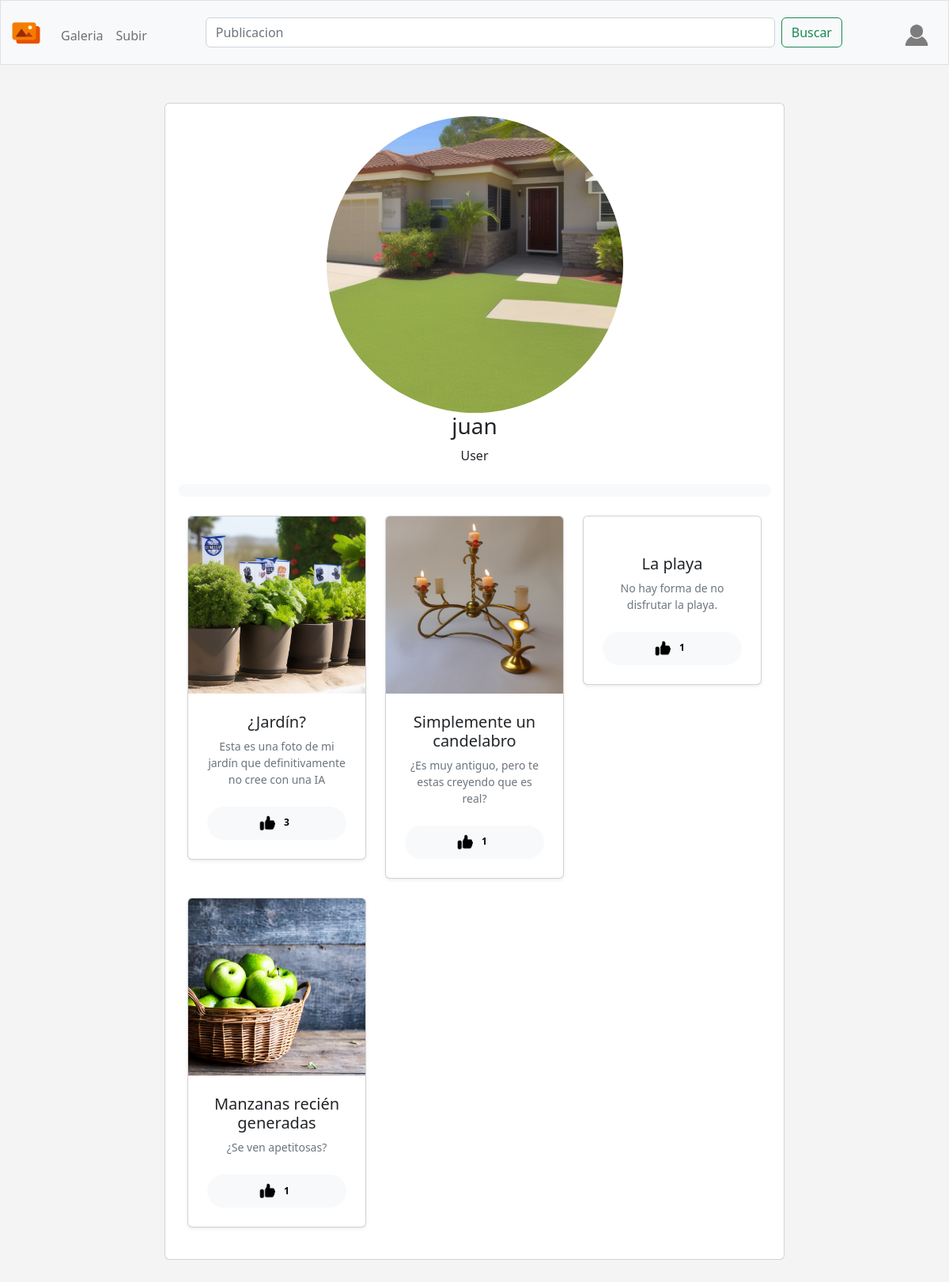
Page /profile?perfil=1 (signed in) on the committed database.
### tables this page shows
CREATE TABLE 'users' ('id' INTEGER PRIMARY KEY AUTOINCREMENT NOT NULL, 'username' TEXT NOT NULL, 'hash' TEXT NOT NULL, 'profile' TEXT NOT NULL DEFAULT '/static/profile/default-profile.png', 'correo' TEXT NOT NULL DEFAULT 'person@example.com');

CREATE TABLE 'public' ('id' INTEGER PRIMARY KEY AUTOINCREMENT NOT NULL, 'user_id' INTEGER NOT NULL, 'title' TEXT NOT NULL, 'ruta' TEXT NOT NULL, 'description' TEXT NOT NULL DEFAULT 'Un pajaro', 'privacidad' TEXT NOT NULL DEFAULT 'public', 'likes' INTEGER NOT NULL DEFAULT 0);

### app.py (the view)
@app.route("/profile")
@login_required
def profile():
    user_id = session["user_id"]
    perfil_id = request.args.get('perfil')
    if perfil_id:
        publicaciones_db = db.execute(
            "SELECT  public.likes ,public.id, public.user_id, public.title, public.ruta, public.description, users.username, users.profile FROM public  INNER JOIN users ON public.user_id = users.id WHERE public.user_id = ?", perfil_id
        )
        perfil_db = db.execute(
            "SELECT * FROM users WHERE id = ?", perfil_id)
        return render_template("profilePublic.html", p=perfil_db , galeria=publicaciones_db)
    else:
        perfil_db = db.execute(
            "SELECT * FROM users WHERE id = ?", user_id)
        return render_template("profile.html", p=perfil_db)

### app.py (called while the page is built)
@app.after_request
def after_request(response):
    response.headers["Cache-Control"] = "no-cache, no-store, must-revalidate"
    response.headers["Expires"] = 0
    response.headers["Pragma"] = "no-cache"
    return response

### mark.py (called while the page is built)
def login_required(f):
    @wraps(f)
    def decorated_function(*args, **kwargs):
        if session.get("user_id") is None:
            return redirect("/login")
        return f(*args, **kwargs)
    return decorated_function

### templates/profilePublic.html (shortened to what this page needs)
{% extends "layout.html" %}
{% block main %}
{% for p2 in p %}
<div class="padding abs-center">
  <div class="col-md-8">
    <div class="card">
      <div class="card-body little-profile text-center">
        <div class="pro-img profile-userpic"><img class="img-responsive" src='{{ p2["profile"] }}' alt="user"></div>
        <h3 class="m-b-0">{{ p2["username"] }}</h3>
        <p>User</p>
        <div class=" mb-4 d-flex align-items-center justify-content-between rounded-pill bg-light px-3 py-2 mt-4"></div>
        <div class="container-fluid">
          <div class="row">
            {% for public in galeria %}
            <div class="col-lg-4 mb-4">
              <div class="bg-white rounded shadow-sm img-fluid card">
                <a href='/image?public={{ public["id"] }}'><img src='{{ public["ruta"] }}' alt=""
                    class="img-fluid card-img-top"></a>
                <div class="p-4">
                  <h5> <a href='/image?public={{ public["id"] }}' class="text-dark">{{ public["title"] }}</a></h5>
                  <p class="small text-muted mb-0">{{ public["description"] }}</p>
                  <div class="d-flex align-items-center justify-content-between rounded-pill bg-light px-3 py-2 mt-4">
                    <p class="small mb-0">
                    <div class="row align-items-center">
                      <div class="col">
                        <img class="btn-md perfil2" src='/static/on.png'
                            alt=""><span class="badge text-bg-light rounded-pill align-text-bottom">{{
                            public['likes']}}</span>
                      </div>
                    </div>
                    </p>
                  </div>
                </div>
              </div>
            </div>
            {% endfor %}
          </div>
        </div>
      </div>
    </div>
  </div>
</div>
{% endfor %}
{% endblock %}

### templates/layout.html (shortened to what this page needs)
<!DOCTYPE html>
<html lang="en">
<head>
    <link href="https://cdn.jsdelivr.net/npm/bootstrap@5.2.3/dist/css/bootstrap.min.css" rel="stylesheet"
>
    <link href="/static/styles.css" rel="stylesheet">
</head>
<body>
    {% if session["user_id"] %}
    <nav class="bg-light border navbar navbar-expand-md navbar-ligth">
        <div class="container-fluid">
            <a class="navbar-brand" href="/">
                <img src="/static/layout.ico" alt="Bird" width="40" height="38">
            </a>
            <div class="collapse navbar-collapse" id="navbar">
                <ul class="navbar-nav me-auto mt-2">
                    <li class="nav-item"><a class="nav-link" href="/galeria">Galeria</a></li>
                    <li class="nav-item"><a class="nav-link" href="/save">Subir</a></li>
                </ul>
                <form action="/search" method="post" class="d-flex " role="search">
                    <input class="form-control me-2 busca" type="search" placeholder="Publicacion"
                        aria-label="Search" name="search">
                    <button class="btn btn-outline-success" type="submit">Buscar</button>
                </form>
                <ul class="navbar-nav ms-auto mt-2">
                    <li class="nav-item"><a class="nav-link" href="/profile">
                            <img class="btn-md" src="/static/profile/default-profile.png" alt=""
                                style="border-radius:50%;" width="40" height="40">
                        </a></li>
                </ul>
            </div>
        </div>
    </nav>
    {% endif %}
    <main class="container-fluid py-5 text-center">
        {% block main %}{% endblock %}
    </main>
</body>
</html>

### static/styles.css (style rules this page uses)
body { background: #f4f4f4; }
.abs-center { display: flex; align-items: center; justify-content: center; }
.perfil2 { height: 25px; width: 25px; }
.profile-userpic img { float: none; margin: 0 auto; width: 50%; height: 50%; -webkit-border-radius: 50% !important; -moz-border-radius: 50% !important; border-radius: 50% !important; }
a:link, a:visited, a:active { text-decoration: none; }
.busca { position: relative; width: 60vw; }

### rows in the picture
users: profile (picture), username "juan"
public: ruta (picture), title "¿Jardín?", description "Esta es una foto de mi jardín que definitivamente no cree con una IA", likes "3"
public: ruta (picture), title "Simplemente un candelabro", description "¿Es muy antiguo, pero te estas creyendo que es real?", likes "1"
public: title "La playa", description "No hay forma de no disfrutar la playa.", likes "1"
public: ruta (picture), title "Manzanas recién generadas", description "¿Se ven apetitosas?", likes "1"
